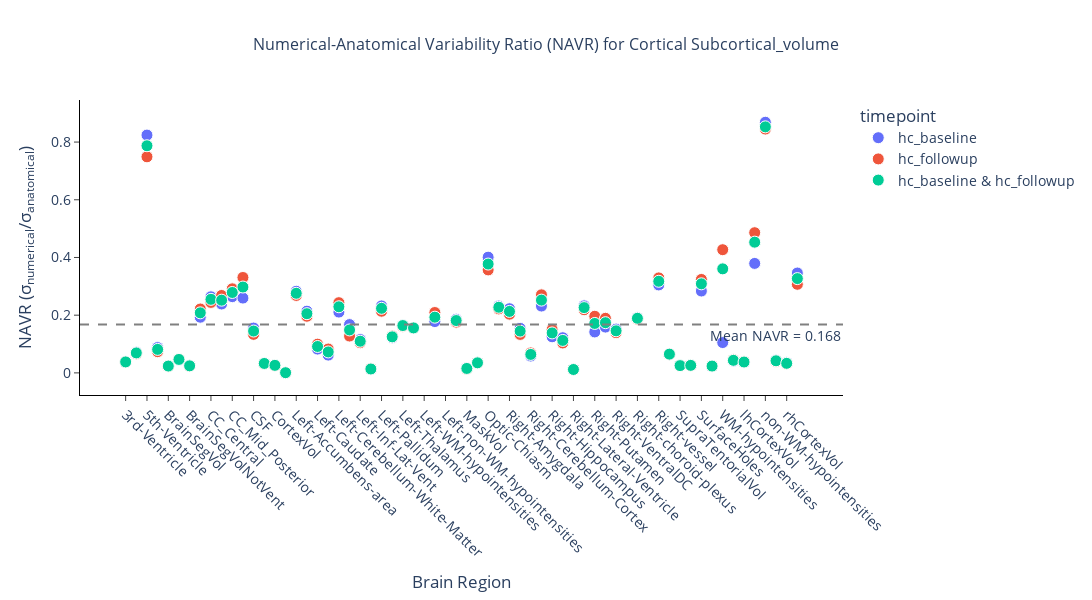
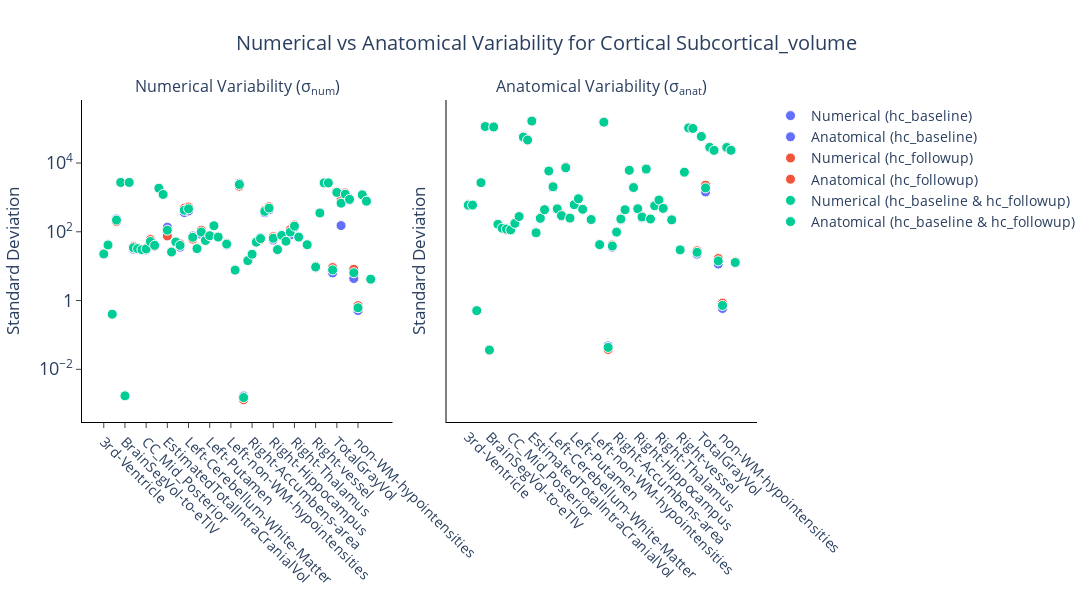
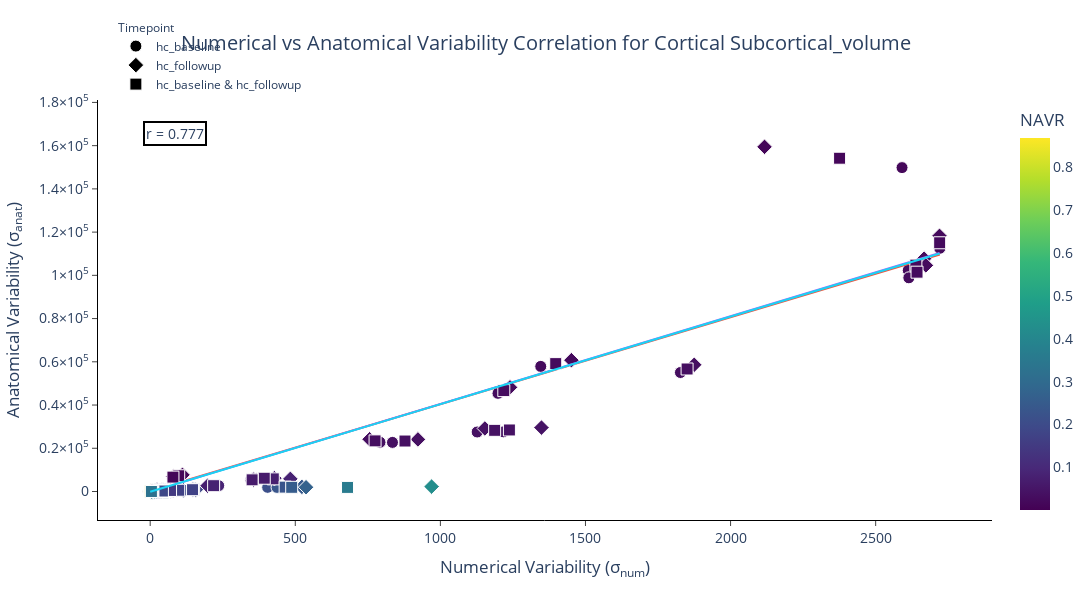

Notebook source saved alongside these figures, in order:
### Markdown cell above
### Baseline - HC

### Code cell
import numpy as np

# Get populations and compute variability
pop_hc_baseline, _ = get_population(df, df_cohort, visit="first")
pop_hc_followup, _ = get_population(df, df_cohort, visit="second")
pop_hc = np.concatenate([pop_hc_baseline, pop_hc_followup])

config = NavrConfig(
    metric=METRIC,
    bilateral=False,
    change=False,
    csv_dir=csv_dir,
    figures_dir=figures_dir,
    regions_template=regions_template,
    anondir=anondir,
    title_suffix="Cortical",
)

res = generate_navr(
    get_stats_metric=get_stats_metric,
    pop1=pop_hc_baseline,
    pop2=pop_hc_followup,
    pop_all=pop_hc,
    pop1_name="hc_baseline",
    pop2_name="hc_followup",
    config=config,
)
